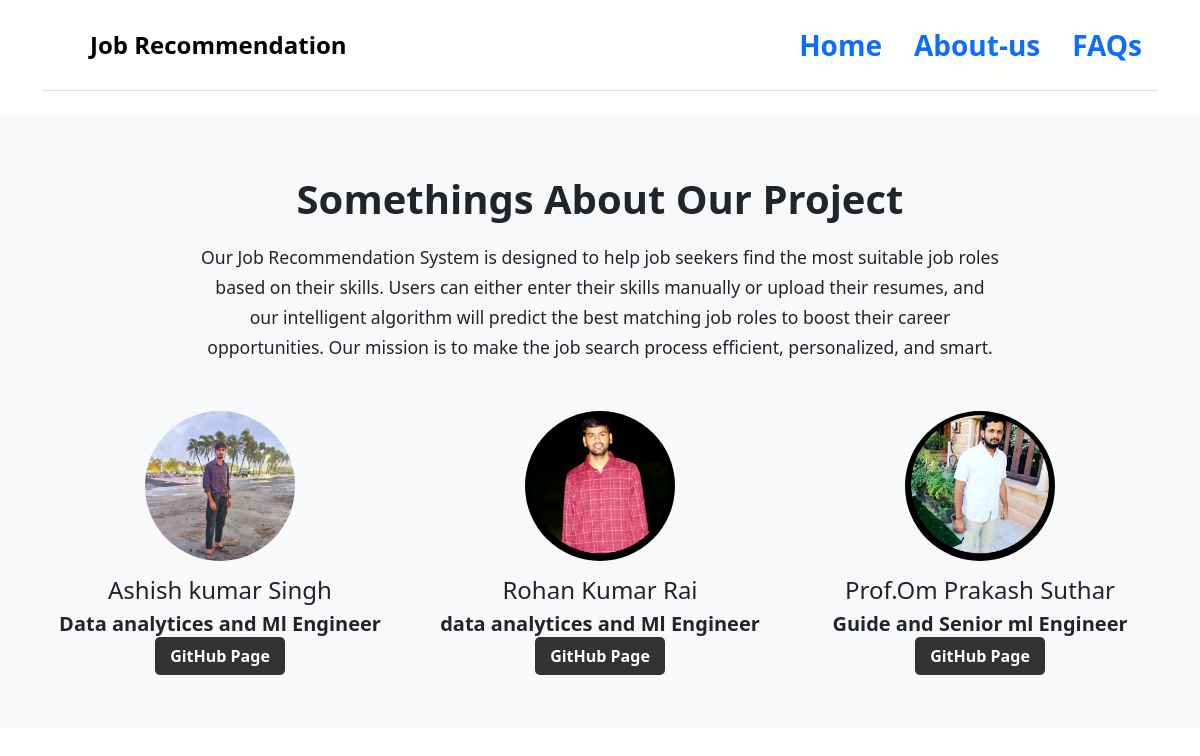
Before: /about-us/ with the older database file.
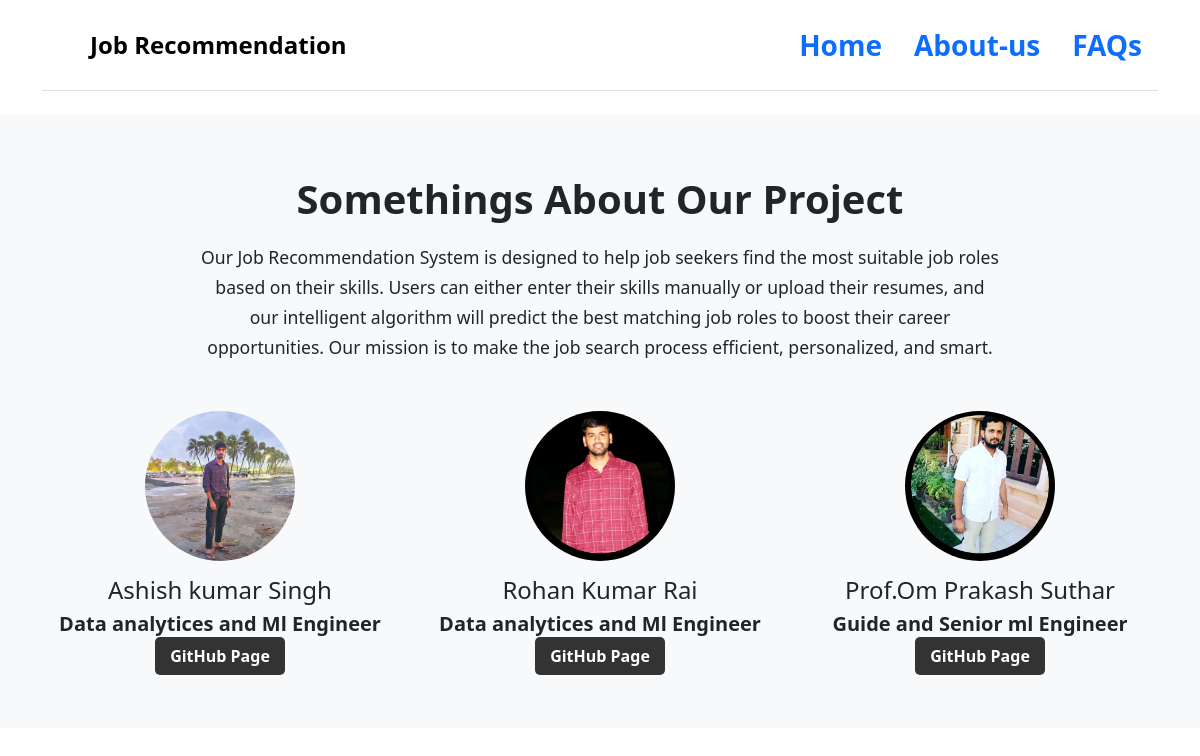
After: the same page with the newer database file.
### About/models.py (models this page shows)
class About(models.Model):
    img=models.ImageField(upload_to='team_images/')
    name=models.CharField(max_length=30)
    role=models.CharField(max_length=50)
    github= models.CharField(max_length=100, null=True, blank=True)

### myproject/views.py (the view)
# urls.py: path('about-us/', views.About_us, name='about'),
def About_us(request):
    about_data = About.objects.all()
    return render(request,'About_us.html',{'about_data':about_data})

### templates/About_us.html (shortened to what this page needs)
{% include 'Header.html' %}
<!DOCTYPE html>
<html lang="en">
  <head>
    <link
      href="https://cdn.jsdelivr.net/npm/bootstrap@5.3.2/dist/css/bootstrap.min.css"
      rel="stylesheet"
    />
  </head>
  <body>
    <section class="about-section text-center">
      <div class="container">
        <h2 class="about-title">Somethings About Our Project</h2>
        <p class="about-text mx-auto" style="max-width: 800px">
          Our Job Recommendation System is designed to help job seekers find the
          most suitable job roles based on their skills. Users can either enter
          their skills manually or upload their resumes, and our intelligent
          algorithm will predict the best matching job roles to boost their
          career opportunities. Our mission is to make the job search process
          efficient, personalized, and smart.
        </p>
        <div class="row mt-5">
          {%for data in about_data%}
          <div class="col-md-4 team-member">
            <img src="{{ data.img.url }}" alt="Team Member" />
            <h4>{{data.name}}</h4>
            <h5>{{data.role}}</h5>
            <a
              href="{{ data.github }}"
              target="_blank"
              style="
                color: #fff;
                background-color: #333;
                padding: 8px 15px;
                border-radius: 5px;
                text-decoration: none;
                font-weight: bold;
              "
            >
              GitHub Page
            </a>
          </div>
          {%endfor%}
        </div>
      </div>
    </section>
  </body>
</html>

Changed rows visible on the page:
changed About "Rohan Kumar Rai": role "data analytices and Ml Engineer" → "Data analytices and Ml Engineer"
